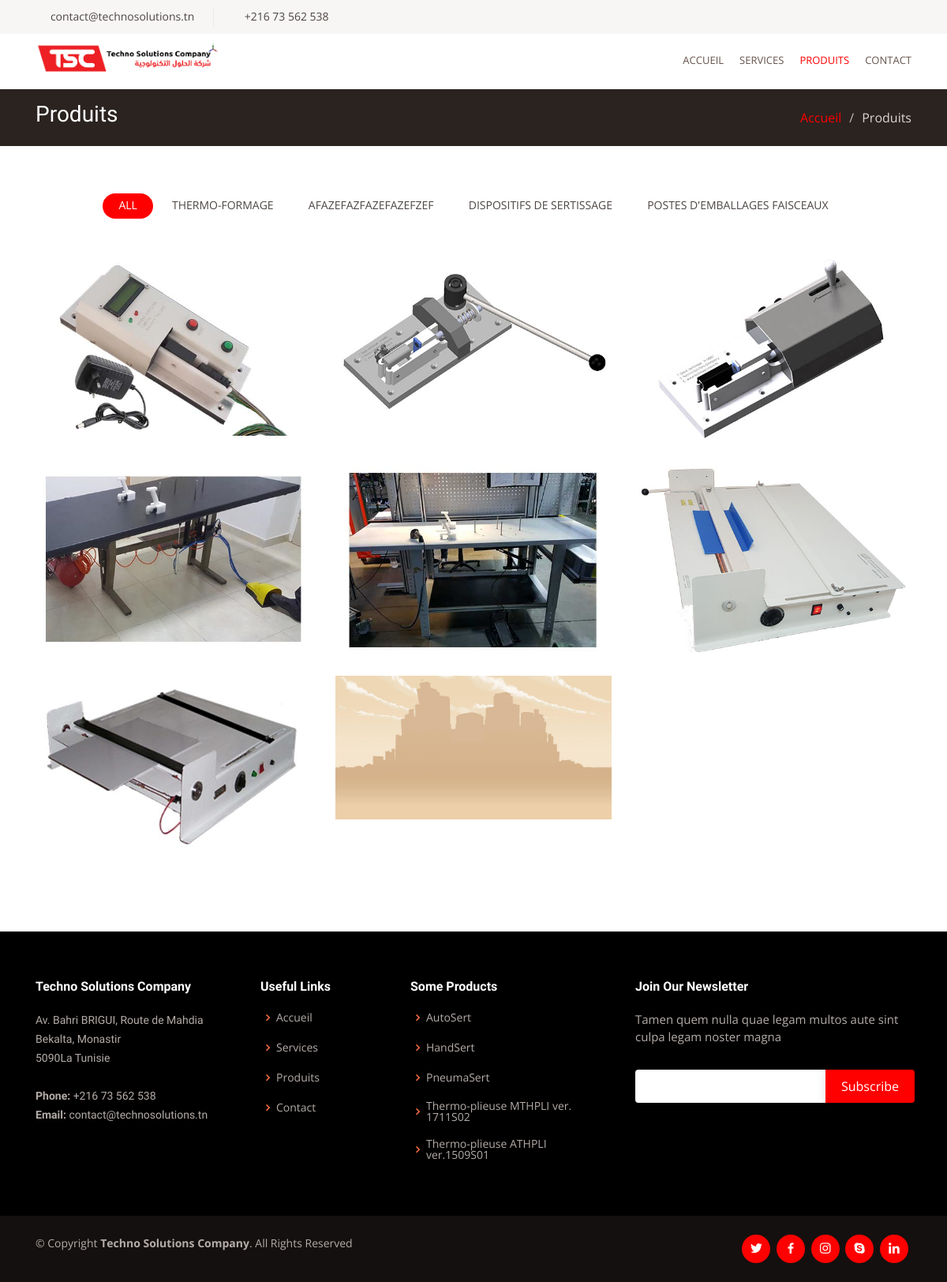
Screenshot of /Produits/ with the database file from the repository.
### Pages/models.py (models this page shows)
class produit(models.Model):
    Category = models.TextField()
    name = models.CharField(max_length=100)
    description = models.TextField()
    photo_main = models.ImageField()
    photo_1 = models.ImageField(blank=True)
    photo_2 = models.ImageField(blank=True)
    photo_3 = models.ImageField(blank=True)
    photo_4 = models.ImageField(blank=True)
    photo_5 = models.ImageField(blank=True)
    photo_6 = models.ImageField(blank=True)
    photo_7 = models.ImageField(blank=True)
    photo_8 = models.ImageField(blank=True)
    photo_9 = models.ImageField(blank=True)
    Accueil = models.BooleanField(default=False)

### Pages/views.py (the view)
# urls.py: path('Produits/', views.Produits, name='Produits'),
def Produits(request):
    context={'Produits':'class=active','title':'Produits' , 'produits': prods(H) ,'Categorys' : getcategory(H) , 'Fo':list(Fo) }
    return render(request,'Pages/Produits.html',context)

### Pages/views.py (called while the page is built)
def getcategory(q):
    s=set('')
    for i in q  :
        b = i.Category.replace(" ", "_")
        b = b.replace("'","_")
        s.add((b,i.Category))
    return s

def prods(q):
    N=[]
    for i in q :
        b = i.Category.replace(" ", "_")
        b = b.replace("'","_")
        N+=[(i,b)]
    return N

### Pages/templates/Pages/Produits.html (shortened to what this page needs)
{% extends "Pages/base.html" %}
{% block content %}
<section id="breadcrumbs" class="breadcrumbs">
  <div class="container">
    <div class="d-flex justify-content-between align-items-center">
      <h2>Produits</h2>
      <ol>
        <li><a href="{% url 'Accueil' %}">Accueil</a></li>
        <li>Produits</li>
      </ol>
    </div>
  </div>
</section>
<section id="portfolio" class="portfolio">
  <div class="container">
<div class="row">
  <div class="col-lg-12 d-flex justify-content-center">
    <ul id="portfolio-flters">
      <li data-filter="*" class="filter-active">All</li>
      {% for i,j in Categorys %}
      <li data-filter=".filter-{{i}}">{{j}}</li>
      {% endfor %}
    </ul>
  </div>
</div>
<div class="row portfolio-container">
{% for prod,i in produits %}
  <div class="col-lg-4 col-md-6 portfolio-item filter-{{ i }}">
    <img src="/static{{ prod.photo_main.url }}" class="img-fluid" alt="">
  </div>
{% endfor %}
</div>
</div>
</section>
{% endblock content %}

### Pages/templates/Pages/base.html (shortened to what this page needs)
<!DOCTYPE html>
{% load static %}
<html lang="en">
<head>
  <link href="{% static 'Pages/assets/vendor/bootstrap/css/bootstrap.min.css' %}" rel="stylesheet">
  <link href="{% static 'Pages/assets/vendor/icofont/icofont.min.css' %}" rel="stylesheet">
  <link href="{% static 'Pages/assets/vendor/boxicons/css/boxicons.min.css' %}" rel="stylesheet">
  <link href="{% static 'Pages/assets/vendor/animate.css/animate.min.css' %}" rel="stylesheet">
  <link href="{% static 'Pages/assets/vendor/venobox/venobox.css' %}" rel="stylesheet">
  <link href="{% static 'Pages/assets/vendor/owl.carousel/assets/owl.carousel.min.css' %}" rel="stylesheet">
  <link href="{% static 'Pages/assets/vendor/aos/aos.css' %}" rel="stylesheet">
  <link href="{% static 'Pages/assets/css/style.css' %}" rel="stylesheet">
</head>
<body>
  <section id="topbar" class="d-none d-lg-block">
    <div class="container d-flex">
      <div class="contact-info mr-auto">
        <i class="icofont-envelope"></i><a href="mailto:contact@example.com">contact@technosolutions.tn</a>
        <i class="icofont-phone"></i> +216 73 562 538
      </div>
      <div class="social-links">
        <a href="#" class="twitter"><i class="icofont-twitter"></i></a>
        <a href="#" class="facebook"><i class="icofont-facebook"></i></a>
        <a href="#" class="instagram"><i class="icofont-instagram"></i></a>
        <a href="#" class="skype"><i class="icofont-skype"></i></a>
        <a href="#" class="linkedin"><i class="icofont-linkedin"></i></i></a>
      </div>
    </div>
  </section>
  <header id="header">
    <div class="container d-flex">
      <div class="logo mr-auto">
        <a href="{% url 'Accueil' %}"><img src="{% static 'images/TSC-LOGO2020-h.png'%}" alt="" class="img-fluid"></a>
      </div>
      <nav class="nav-menu d-none d-lg-block">
        <ul>
          <li {% if Accueil %}{{ Accueil }}{% endif %}><a href="{% url 'Accueil' %}">Accueil</a></li>
          <li {% if Services %}{{ Services }}{% endif %}><a href="{% url 'Services' %}">Services</a></li>
          <li {% if Produits %}{{ Produits }}{% endif %}><a href="{% url 'Produits' %}">Produits</a></li>
          <li {% if Contact %}{{ Contact }}{% endif %}><a href="{% url 'Contact' %}">Contact</a></li>
        </ul>
      </nav>
    </div>
  </header>
{% block content %}{% endblock %}
  <footer id="footer">
    <div class="footer-top">
      <div class="container">
        <div class="row">
          <div class="col-lg-3 col-md-6 footer-contact">
            <h4>Techno Solutions Company</h4>
            <p>
            Av. Bahri BRIGUI, Route de Mahdia <br>
               Bekalta, Monastir<br>
              5090La Tunisie<br><br>
              <strong>Phone:</strong> +216 73 562 538<br>
              <strong>Email:</strong> contact@technosolutions.tn <br>
            </p>
          </div>
          <div class="col-lg-2 col-md-6 footer-links">
            <h4>Useful Links</h4>
              <ul>
                <li><i class="bx bx-chevron-right"></i> <a href="{% url 'Accueil' %}">Accueil</a></li>
                <li><i class="bx bx-chevron-right"></i> <a href="{% url 'Services' %}">Services</a></li>
                <li><i class="bx bx-chevron-right"></i> <a href="{% url 'Produits' %}">Produits</a></li>
                <li><i class="bx bx-chevron-right"></i> <a href="{% url 'Contact' %}">Contact</a></li>
              </ul>
          </div>
          <div class="col-lg-3 col-md-6 footer-links">
            <h4>Some Products</h4>
            <ul>
              {% for i in Fo %}
              <li><i class="bx bx-chevron-right"></i> <a href="{% url 'Produits' %}{{ i.name }}">{{ i.name }}</a></li>
              {% endfor %}
            </ul>
          </div>
          <div class="col-lg-4 col-md-6 footer-newsletter">
            <h4>Join Our Newsletter</h4>
            <p>Tamen quem nulla quae legam multos aute sint culpa legam noster magna</p>
            <form action="" method="post">
              <input type="email" name="email"><input type="submit" value="Subscribe">
            </form>
          </div>
        </div>
      </div>
    </div>
 <div class="container d-md-flex py-4">
      <div class="mr-md-auto text-center text-md-left">
        <div class="copyright">
          &copy; Copyright <strong><span>Techno Solutions Company</span></strong>. All Rights Reserved
        </div>
      </div>
      <div class="social-links text-center text-md-right pt-3 pt-md-0">
        <a href="#" class="twitter"><i class="bx bxl-twitter"></i></a>
        <a href="#" class="facebook"><i class="bx bxl-facebook"></i></a>
        <a href="#" class="instagram"><i class="bx bxl-instagram"></i></a>
        <a href="#" class="google-plus"><i class="bx bxl-skype"></i></a>
        <a href="#" class="linkedin"><i class="bx bxl-linkedin"></i></a>
      </div>
    </div>
  </footer>
</body>
</html>

### rows the page displays
produit: Categorys "THERMO-FORMAGE", photo_main (picture), name "Thermo-plieuse MTHPLI ver. 1711S02"
produit: Categorys "AFAZEFAZFAZEFAZEFZEF", photo_main (picture)
produit: Categorys "DISPOSITIFS DE SERTISSAGE", photo_main (picture), name "AutoSert"
produit: Categorys "POSTES D'EMBALLAGES FAISCEAUX", photo_main (picture)
produit: photo_main (picture), name "HandSert"
produit: photo_main (picture), name "PneumaSert"
produit: photo_main (picture)
produit: photo_main (picture), name "Thermo-plieuse ATHPLI ver.1509S01"
